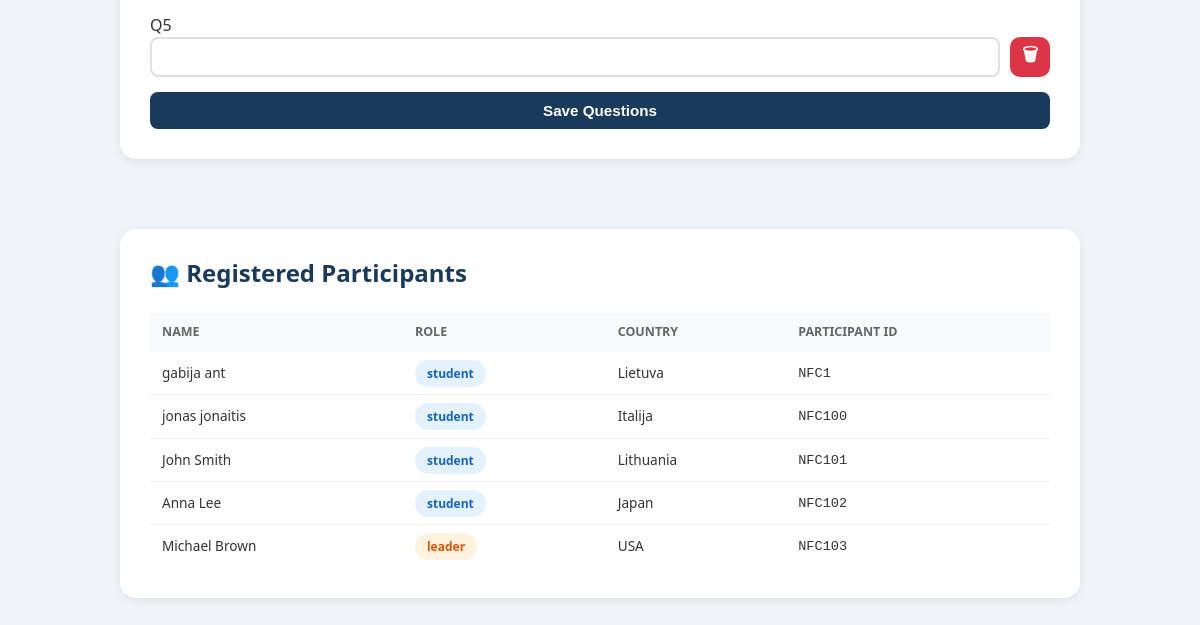
Page /admin (signed in, lower part) on the earlier database version.
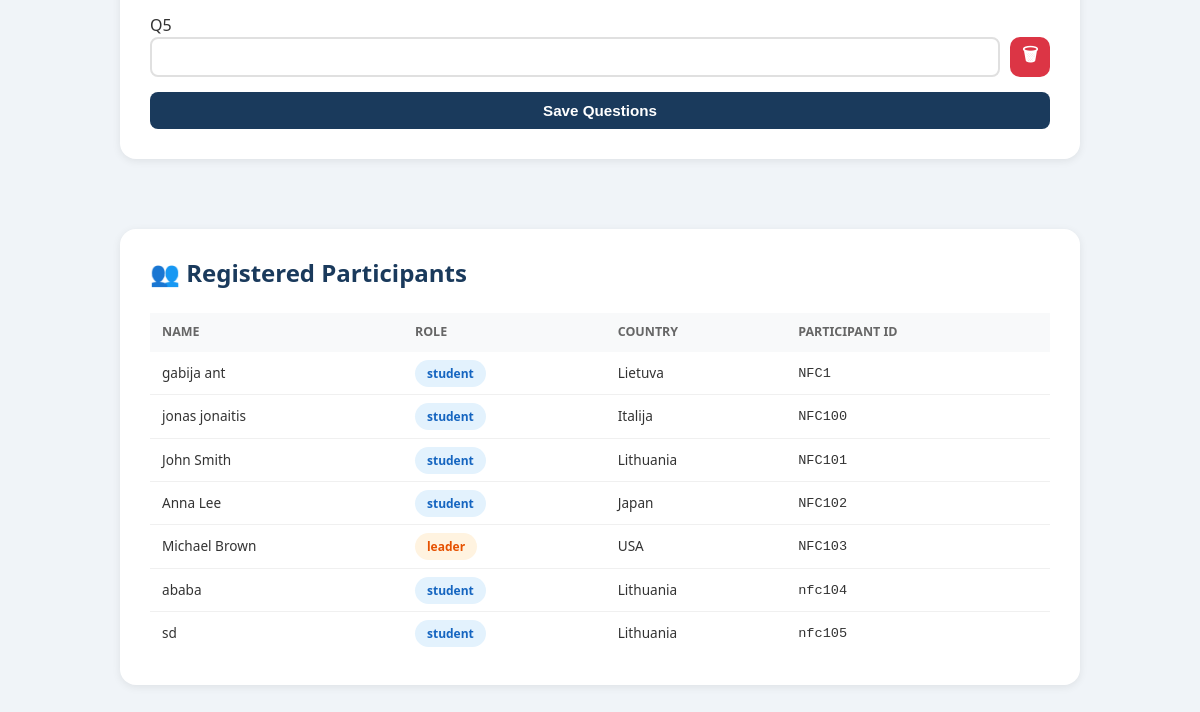
Same page on the later database version.
### app.py (models this page shows)
class WellbeingQuestion(db.Model):
    id = db.Column(db.Integer, primary_key=True)
    code = db.Column(db.String(20), unique=True)
    text = db.Column(db.String(300))

class Participant(db.Model):
    id = db.Column(db.Integer, primary_key=True)
    name = db.Column(db.String(100), nullable=False)
    nfc_id = db.Column(db.String(50), unique=True, nullable=False)
    role = db.Column(db.String(20), nullable=False)  # student, guide, leader, organizer
    country_id = db.Column(db.Integer, db.ForeignKey('country.id'))
    country = db.relationship('Country', backref='participants')

class Country(db.Model):
    id = db.Column(db.Integer, primary_key=True)
    name = db.Column(db.String(100), nullable=False)

### app.py (the view, shortened to what this page needs)
@app.route('/admin', methods=['GET', 'POST'])
def admin():
    if 'user_id' not in session:
        return redirect(url_for('login'))
    if session['role'] != 'admin':
        return "Access denied", 403
    participants = Participant.query.all()
    events = Event.query.all()
    questions = WellbeingQuestion.query.order_by(
        WellbeingQuestion.code
    ).all()
    return render_template(
        'admin.html',
        participants=participants,
        events=events,
        questions=questions
    )

### templates/admin.html (shortened to what this page needs)
{% extends "base.html" %}
{% block content %}
<div class="container-medium">
        <div class="grid">
            <div class="card full-width">
                <form method="POST">
                    {% for question in questions %}
                        <label>{{ question.code.upper() }}</label>
                        <div class="question-row">
                            <input
                                type="text"
                                name="{{ question.code }}"
                                value="{{ question.text }}"
                                class="question-input"
                            >
                            <button
                                type="submit"
                                name="delete_question"
                                value="{{ question.id }}"
                                class="delete-btn"
                            >
                                🗑
                            </button>
                        </div>
                    {% endfor %}
                    <button
                        type="submit"
                        name="save_questions"
                        value="1"
                    >
                        Save Questions
                    </button>
                </form>
            </div>
            <div class="card full-width">
                <h2>👥 Registered Participants</h2>
                {% if participants %}
                <table>
                    <thead>
                        <tr>
                            <th>Name</th>
                            <th>Role</th>
                            <th>Country</th>
                            <th>Participant ID</th>
                        </tr>
                    </thead>
                    <tbody>
                        {% for p in participants %}
                        <tr>
                            <td>{{ p.name }}</td>
                            <td><span class="role {{ p.role }}">{{ p.role }}</span></td>
                            <td>{{ p.country.name if p.country else '—' }}</td>
                            <td><code>{{ p.nfc_id }}</code></td>
                        </tr>
                        {% endfor %}
                    </tbody>
                </table>
                {% else %}
                    <p class="empty">No participants yet</p>
                {% endif %}
            </div>
        </div>
    </div>
{% endblock %}

Differences in the rows shown:
added Participant: name "ababa", role "student", country "Lithuania", nfc_id "nfc104"
added Participant: name "sd", role "student", country "Lithuania", nfc_id "nfc105"
